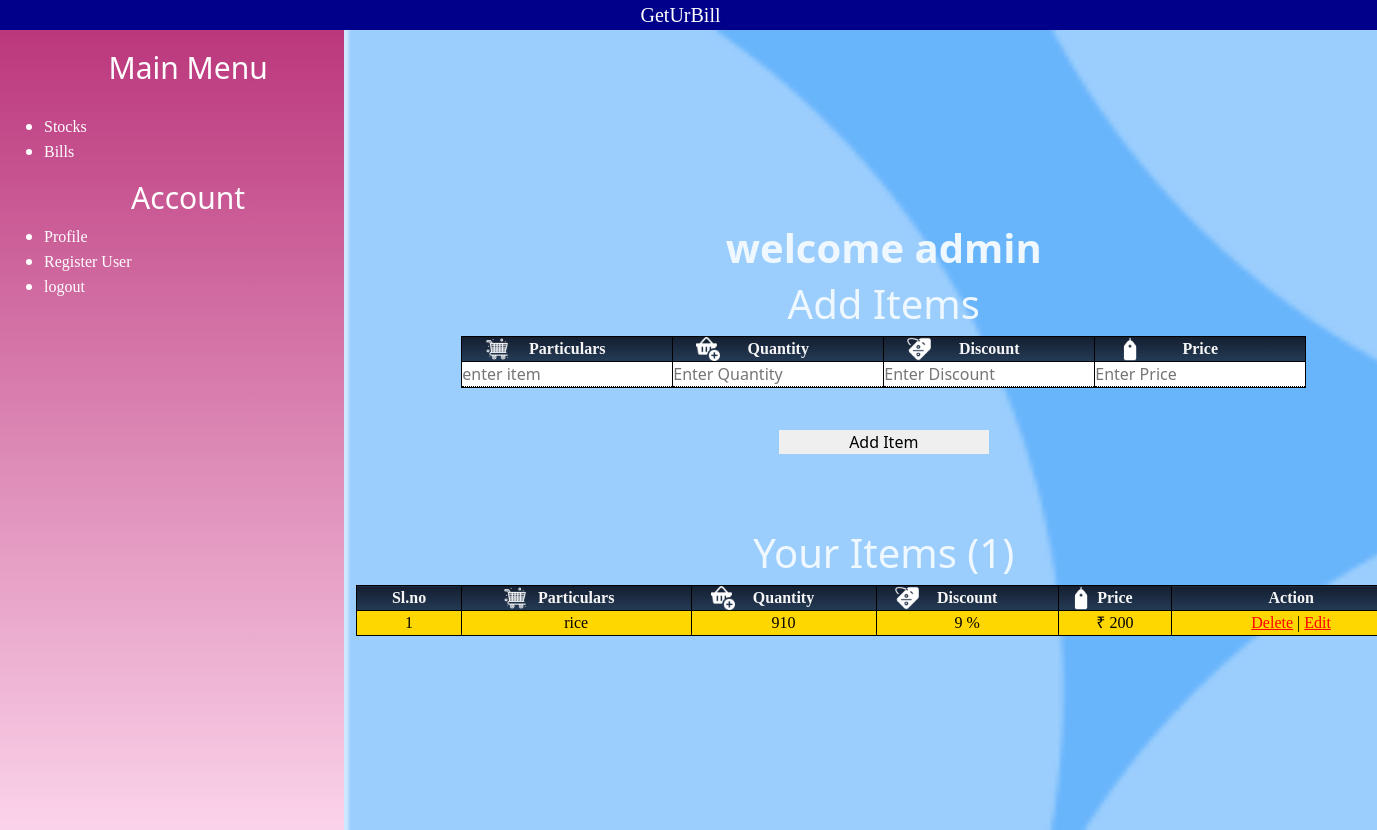
The page /dashboard/ (signed in) on the database as committed earlier.
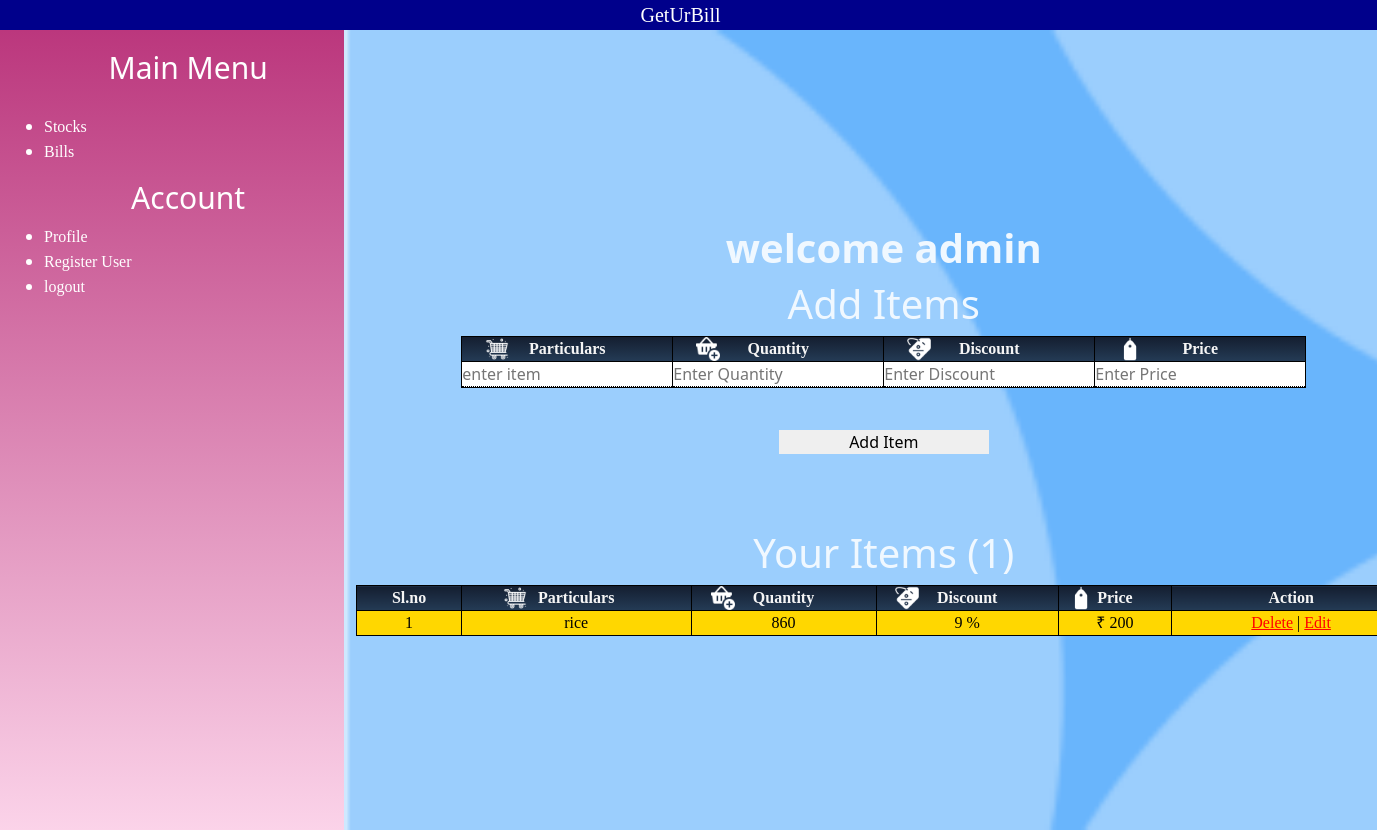
The same page on the database as committed later.
### GetUrBill/models.py (models this page shows, shortened)
class Items(models.Model):
    item_id=models.BigAutoField(primary_key=True)
    user=models.ForeignKey(Accounts,on_delete=CASCADE)
    item_name=models.CharField(max_length=100)
    quantity=models.IntegerField(default=0)
    selling_price=models.IntegerField(default=0)
    discount=models.IntegerField(default=0)

### GetUrBill/views.py (the view, shortened to what this page needs)
# urls.py: path('dashboard/',views.dashboard),
@login_required
def dashboard(request):
    items=request.user.items_set.all()
    context={"i":items}
    return render(request ,"dashboard.html",context)

### templates/dashboard.html (shortened to what this page needs)
{% extends 'sidebar.html' %}
    {% block body %}
    <h1 class="text-center">
    <strong>welcome {{request.user.shop_name}}</strong></h1>
    <h1 class="text-center">Add Items</h1>
    <form action="/dashboard/" method="post" id="form" name="form" autocomplete="off">
    <div class="form-group" id="form-group">
        <table>
            <tr>
              <th>Particulars</th>
              <th>Quantity</th>
              <th>Discount</th>
              <th>Price</th>
            </tr>
            <tr>
                <td><input type="text" name="item_name"id="Particulars" placeholder="enter item" required></td>
                <td><input type="number" name="quantity" id="quantity" placeholder="Enter Quantity" required></td>
                <td><input type="number" name="discount" id="discount"placeholder="Enter Discount" required></td>
                <td><input type="number" name="price" id="price"placeholder="Enter Price" required></td>
            </tr>
          </table>
</div>
    <input type="submit" value="Add Item" id="add">
</form>
{% if i %}
<h1 class="text-center">Your Items ({{i.count}})</h1>
<div class="Item">
<table style="width:100%">
    <tr>
        <th>Sl.no</th>
      <th>Particulars</th>
      <th>Quantity</th>
      <th>Discount</th>
      <th>Price</th>
      <th>Action</th>
    </tr>
    {% for j in i %}
    <tr>
      <td>{{forloop.counter}}</td>
      <td>{{j.item_name}}</td>
      <td>{{j.quantity}}</td>
      <td>{{j.discount}} %</td>
      <td>₹ {{j.selling_price}}</td>
      <td><a href="/delete/{{j.item_id}}"onclick="load()">Delete</a> | <a href="/edit/{{j.item_id}}"onclick="load()">Edit</a></td>
    </tr>
    {% endfor %}
  </table>
</div>
   {% else %}
    <p class="text-center">You Do not have any Items.</p>
    {% endif %}
{% endblock body %}

Rows that differ between the two databases and show on the page:
changed Items "rice": quantity "910" → "860"
